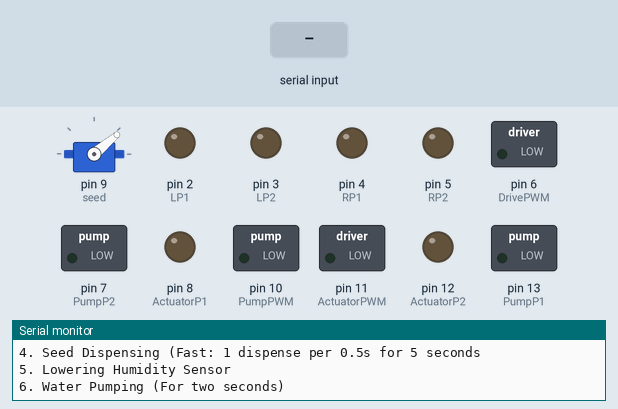
Simulated run of this sketch. Board: Arduino Uno, built with avr-gcc and run on an emulated ATmega328P. Parts: servo, switched loads named in the sketch (green lamp = pin HIGH), output pins drawn as LEDs (lit = HIGH), the last lines printed to the serial monitor. Inputs (shaded band) come from the test bench.

Above: at 1.2 s.
1.3 s: "1\n" received over Serial
At 2.1 s:
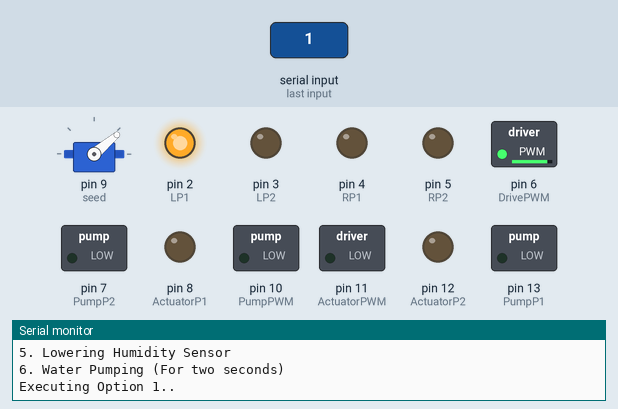
4.3 s: "2\n" received over Serial
At 4.8 s:
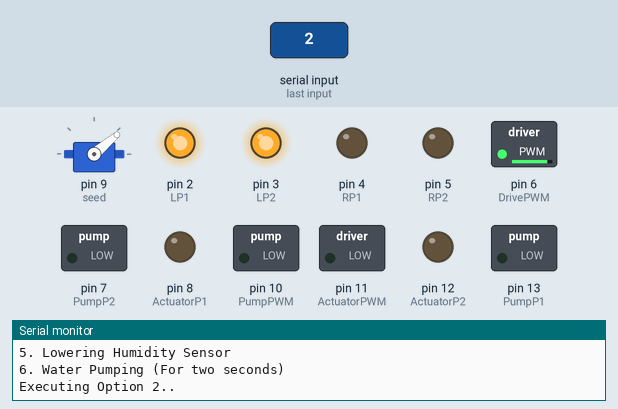
7.3 s: "3\n" received over Serial
At 13.6 s:
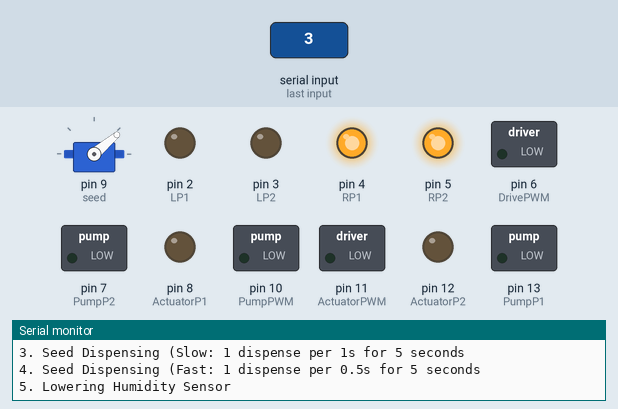
Timing chart, 0 to 15.1 s (numbered marks = the images above; inputs shaded):
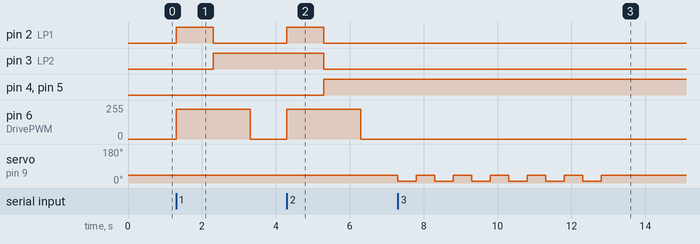

Measured:
- after the input at 1.3 s, pin 2 (LP1): LOW → HIGH at once, → LOW 1.0 s later; pin 3 (LP2): LOW → HIGH after 1.0 s; pin 6 (DrivePWM): 0/255 → 225/255 at once, → 0/255 2.0 s later
- after the input at 4.3 s, pin 2 (LP1): LOW → HIGH at once, → LOW 1.0 s later; pin 3 (LP2): HIGH → LOW after 1.0 s; pin 4 (RP1), pin 5 (RP2): LOW → HIGH after 1.0 s; pin 6 (DrivePWM): 0/255 → 225/255 at once, → 0/255 2.0 s later
- after the input at 7.3 s, servo on pin 9 (seed): alternates 40° for 0.50 s and 10° for 0.50 s, 12 changes in all, then stays 40°, starting at once

The sketch:

agricultural_robot_Demonstration_Code.ino
```cpp
// Generic catch-all implementation.
template <typename T_ty> struct TypeInfo { static const char * name; };
template <typename T_ty> const char * TypeInfo<T_ty>::name = "unknown";

// Handy macro to make querying stuff easier.
#define TYPE_NAME(var) TypeInfo< typeof(var) >::name

// Handy macro to make defining stuff easier.
#define MAKE_TYPE_INFO(type)  template <> const char * TypeInfo<type>::name = #type;

// Type-specific implementations.
MAKE_TYPE_INFO( int )
MAKE_TYPE_INFO( float )
MAKE_TYPE_INFO( short )
MAKE_TYPE_INFO( String )


/*
Drive
ena = Purple
in1 - orange
in2 - white
in3 - brown
in4 - greyish
enb - white (marked)

Actuator and Pump
ena - orange
in 1 - white
in2 - yellow
in 3 - green
in4 - red
enb - orange-yellow

*/
#include <Servo.h>

Servo seed;


int LP1 = 2;
int LP2 = 3;
int RP1 = 4;
int RP2 = 5;

int PumpP1 = 13;
int PumpP2 = 7;
int ActuatorP1 = 8;
int ActuatorP2 = 12;

int DrivePWM = 6;
int PumpPWM = 10;
int ActuatorPWM = 11;

int DriveSpeed = 225;
int PumpSpeed = 0;
int ActuatorSpeed = 0;

int ActuatorTime = 2000;
int option = 0;

void setup() {
  Serial.begin(9600);

  seed.attach(9);

  //drive motors
  pinMode(LP1, OUTPUT);
  pinMode(LP2, OUTPUT);
  pinMode(RP1, OUTPUT);
  pinMode(RP2, OUTPUT);

  //Actuator and Pump
  pinMode(PumpP1, OUTPUT);
  pinMode(PumpP2, OUTPUT);
  pinMode(ActuatorP1, OUTPUT);
  pinMode(ActuatorP2, OUTPUT);

  //Pwm for actuator and pump
  pinMode(PumpPWM, OUTPUT);
  pinMode(ActuatorPWM, OUTPUT);
}

void loop() {
  seed.write(40);
  Serial.println("What would you like to demonstrate?");
  Serial.println("1. Basic Drive( Front and Back for 1 second each)");
  Serial.println("2. Basic Turning( Turns Left and then turns Right)");
  Serial.println("3. Seed Dispensing (Slow: 1 dispense per 1s for 5 seconds");
  Serial.println("4. Seed Dispensing (Fast: 1 dispense per 0.5s for 5 seconds");
  Serial.println("5. Lowering Humidity Sensor");
  Serial.println("6. Water Pumping (For two seconds)");
  while (Serial.available() == 0)
    {}
  option = Serial.parseInt();


  if (option == 1){
    Serial.println("Executing Option 1..");
    analogWrite(DrivePWM, DriveSpeed);
    digitalWrite(LP1, HIGH);
    digitalWrite(LP2, LOW);
    // digitalWrite(RP1, HIGH);
    // digitalWrite(RP2, LOW);
    delay(1000);
    digitalWrite(LP1, LOW);
    digitalWrite(LP2, HIGH);
    // digitalWrite(RP1, LOW);
    // digitalWrite(RP2, HIGH);
    delay(1000);
    analogWrite(DrivePWM, 0);
    option = 0;
  }
  else if(option == 2){
    Serial.println("Executing Option 2..");
    analogWrite(DrivePWM, DriveSpeed);
    digitalWrite(LP1, HIGH);
    digitalWrite(LP2, HIGH);
    digitalWrite(RP1, LOW);
    digitalWrite(RP2, LOW);
    delay(1000);
    digitalWrite(LP1, LOW);
    digitalWrite(LP2, LOW);
    digitalWrite(RP1, HIGH);
    digitalWrite(RP2, HIGH);
    delay(1000);
    analogWrite(DrivePWM, 0);
    option = 0;
  }
  else if(option == 3){
    Serial.println("Executing Option 3..");
    for(int i = 0; i<=5;i++){
    seed.write(10);
    delay(500);
    seed.write(40);
    delay(500);
    }
  //delay(5000);2
  option = 0;
  }
  else if(option == 4){
    Serial.println("Executing Option 4..");
    for(int i = 0; i<=10;i++){
    seed.write(0);
    delay(250);
    seed.write(40);
    delay(250);
    }
  //delay(5000);
  option = 0;
  }
  else if(option == 5){
    Serial.println("Executing Option 5..");
    analogWrite(ActuatorPWM, ActuatorSpeed);
    digitalWrite(ActuatorP1, HIGH);
    digitalWrite(ActuatorP2, LOW);
    delay(ActuatorTime);
    analogWrite(ActuatorPWM, 0);
    delay(5000);
    analogWrite(ActuatorPWM, ActuatorSpeed);
    digitalWrite(ActuatorP1, LOW);
    digitalWrite(ActuatorP2, HIGH);
    delay(ActuatorTime);
    analogWrite(ActuatorPWM, 0);
    option = 0;
  }
  else if(option == 6){
    Serial.println("Executing Option 6..");
    analogWrite(PumpPWM, PumpSpeed);
    digitalWrite(PumpP1, HIGH);
    digitalWrite(PumpP2, LOW);
    delay(2000);
    analogWrite(PumpPWM, 0);
    option = 0;
  }
  else if(option == 7){
    delay(20000000000000000);

  }


}
```
